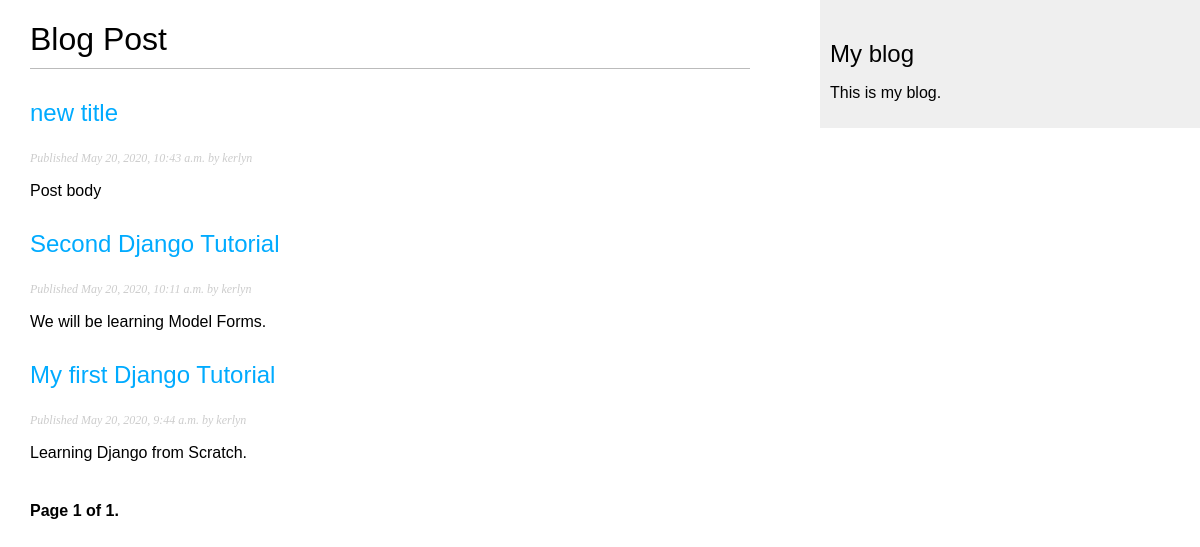
Screenshot of /blog/ with the database file from the repository.
### blog/models.py (models this page shows, shortened)
class Post(models.Model):
    STATUS_CHOICES = (
        ('draft', 'Draft'),
        ('published', 'Published'),
    )
    title = models.CharField(max_length = 250)
    slug = models.SlugField(max_length=250, unique_for_date='publish')
    author = models.ForeignKey(User, on_delete=models.CASCADE, related_name='blog_posts')
    body = models.TextField()
    publish = models.DateTimeField(default=timezone.now)
    created = models.DateTimeField(auto_now_add=True)
    updated = models.DateTimeField(auto_now=True)
    status = models.CharField(max_length=10, choices=STATUS_CHOICES, default='draft')
    objects = models.Manager()      #The default manager
    published = PublishedManager()  #Our custom manager
    tags = TaggableManager()
    class Meta:
        ordering = ('-publish',)
    def get_absolute_url(self):
        return reverse('blog:post_detail', args=[self.publish.year, self.publish.month, self.publish.day, self.slug])

### blog/views.py (the view)
# urls.py: path('', views.post_list, name = 'post_list'),
def post_list(request, tag_slug=None):
    object_list = Post.published.all()
    tag = None
    paginator = Paginator(object_list, 3)           # 3 posts in each page
    page = request.GET.get('page')
    try:
        posts = paginator.page(page)
    except PageNotAnInteger:
        posts = paginator.page(1)
    except EmptyPage:
        posts = paginator.page(paginator.num_pages)
    if tag_slug:
        tag = get_object_or_404(Tag, slug=tag_slug)
        object_list = object_list.filter(tags__in=[tag])
    return render(request, 'blog/post/list.html', {'page': page, 'posts': posts, 'tag':tag})

### blog/models.py (called while the page is built)
    def get_queryset(self):
        return super(PublishedManager, self).get_queryset().filter(status ='published')

### blog/templates/blog/post/list.html (shortened to what this page needs)
{% extends "blog/base.html" %}
{% block content %}
    <h1>Blog Post </h1>
    {% for post in posts %}
        <h2>
            <a href="{{ post.get_absolute_url }}">
                {{ post.title }}
            </a>
        </h2>
        <p class="date">
            Published {{ post.publish }} by {{ post.author }}
        </p>
        {{ post.body|truncatewords:30|linebreaks }}
    {% endfor %}
    {% include "pagination.html" with page=posts %}
{% endblock %}

### blog/static/css/blog.css (style rules this page uses)
body { margin: 0; padding: 0; font-family: helvetica, sans-serif; }
a { color: #00abff; text-decoration: none; }
h1 { font-weight: normal; border-bottom: 1px solid #bbb; padding: 0 0 10px 0; }
h2 { font-weight: normal; margin: 30px 0 0; }
p.date { color: #ccc; font-family: georgia, serif; font-size: 12px; font-style: italic; }

### rows the page displays
Post: title "new title", publish "May 20, 2020, 10:43 a.m.", author "kerlyn", body "Post body"
Post: title "Second Django Tutorial", publish "May 20, 2020, 10:11 a.m.", author "kerlyn", body "We will be learning Model Forms."
Post: title "My first Django Tutorial", publish "May 20, 2020, 9:44 a.m.", author "kerlyn", body "Learning Django from Scratch."

### other values shown
{{ page.number }} "1"
{{ page.paginator.num_pages }} "1"
